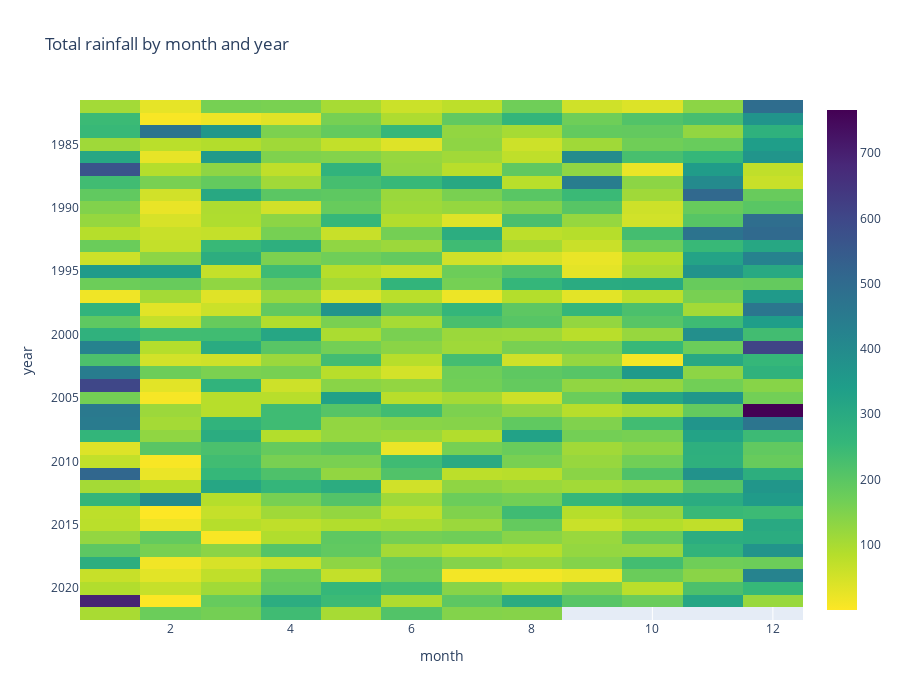

The code cell stored with this chart in its notebook:
### Code cell
px.imshow(total_rainfall_viz, height=700, aspect='auto', title='Total rainfall by month and year', color_continuous_scale='viridis_r')

### Figure 1 — Plotly figure (JSON) as saved in the notebook; plotly's stock layout.template omitted (floating-point values rounded to 4 significant figures; data arrays with more than 128 entries replaced by an {"elided": "..."} marker saying what was removed)
{"data": [{"coloraxis": "coloraxis", "hovertemplate": "month: %{x}<br>year: %{y}<br>color: %{z}<extra></extra>", "name": "0", "type": "heatmap", "x": [1, 2, 3, 4, 5, 6, 7, 8, 9, 10, 11, 12], "xaxis": "x", "y": [1982, 1983, 1984, 1985, 1986, 1987, 1988, 1989, 1990, 1991, 1992, 1993, 1994, 1995, 1996, 1997, 1998, 1999, 2000, 2001, 2002, 2003, 2004, 2005, 2006, 2007, 2008, 2009, 2010, 2011, 2012, 2013, 2014, 2015, 2016, 2017, 2018, 2019, 2020, 2021, 2022], "yaxis": "y", "z": {"elided": "41x12 float values"}}], "layout": {"coloraxis": {"colorscale": [[0, "#fde725"], [0.1111, "#b5de2b"], [0.2222, "#6ece58"], [0.3333, "#35b779"], [0.4444, "#1f9e89"], [0.5556, "#26828e"], [0.6667, "#31688e"], [0.7778, "#3e4989"], [0.8889, "#482878"], [1, "#440154"]]}, "height": 700, "title": {"text": "Total rainfall by month and year"}, "xaxis": {"anchor": "y", "domain": [0, 1], "title": {"text": "month"}}, "yaxis": {"anchor": "x", "autorange": "reversed", "domain": [0, 1], "title": {"text": "year"}}}}
